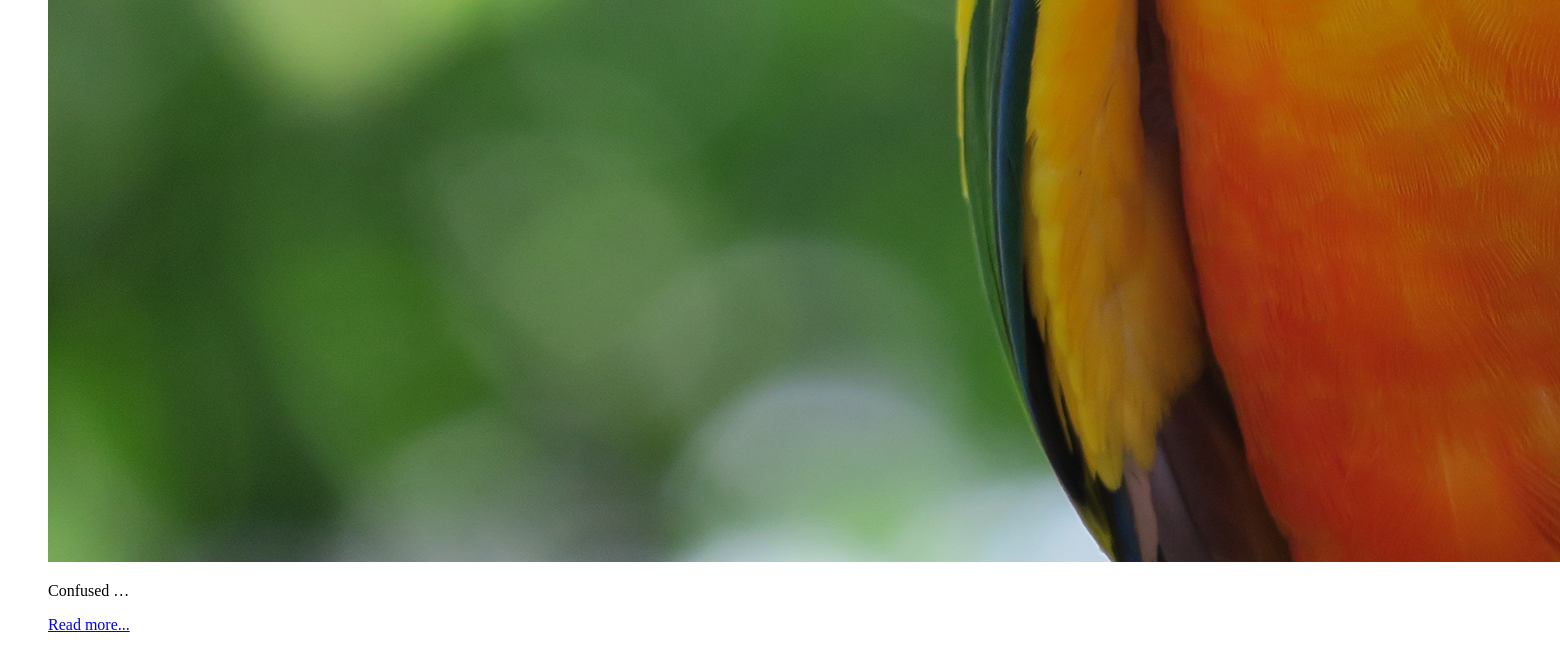
The page /event/ (lower part) on the database as committed earlier.
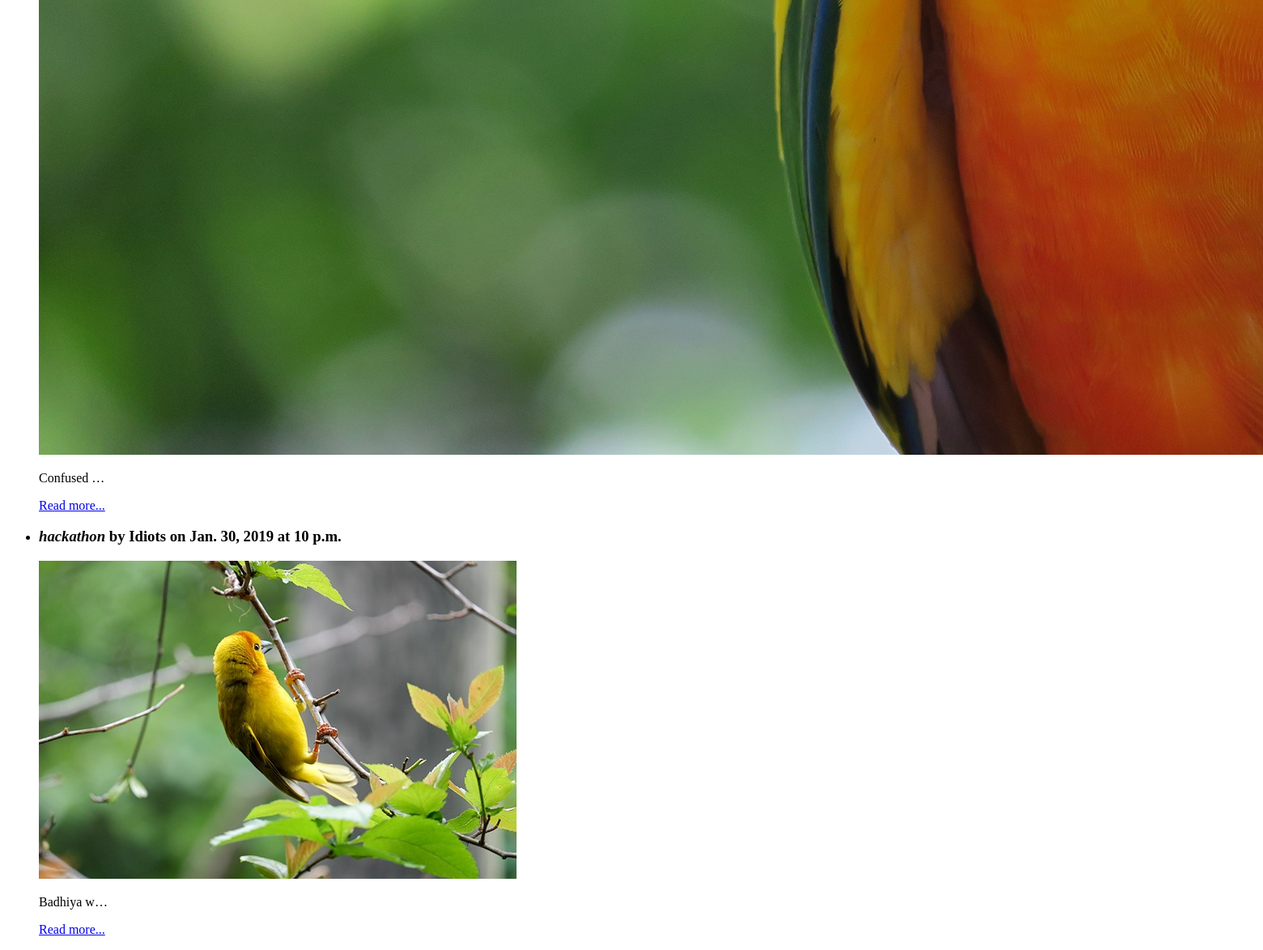
The same page on the database as committed later.
### event/models.py (models this page shows, shortened)
class Event(models.Model):
	user = models.ForeignKey(User,related_name='events',on_delete=models.CASCADE)
	organization_name = models.CharField(max_length = 150, blank=False)
	organization_logo = models.ImageField(upload_to='logo',blank=False)
	title = models.CharField(max_length = 150, default='New Event', blank=False)
	description = models.TextField(blank=False)
	start_date = models.DateField(blank=False)
	end_date = models.DateField(blank=True)
	start_time = models.TimeField(blank=False)
	end_time = models.TimeField(blank=True)
	venue = models.TextField(blank=False)
	link = models.URLField(blank=False)
	price = models.PositiveIntegerField(blank=True, default=0)
	event_image_1 = models.ImageField(upload_to='event_images',blank=False)
	event_image_2 = models.ImageField(upload_to='event_images',blank=True)
	event_image_3 = models.ImageField(upload_to='event_images',blank=True)
	event_image_4 = models.ImageField(upload_to='event_images',blank=True)
	contact_no = models.BigIntegerField(blank=False)
	contact_email = models.EmailField(blank=False)
	created_at = models.DateTimeField(auto_now=True)
	verified = models.BooleanField(default = False)
	class Meta():
		ordering = ['start_date']

### event/views.py (the view)
# urls.py: path('',views.EventList.as_view(),name='all'),
class EventList(generic.ListView):
    model = models.Event
    def get_queryset(self):
        queryset = super().get_queryset()
        return queryset.filter(end_date__gte =datetime.now().date(), verified__iexact = 1)

### event/templates/event/event_list.html (shortened to what this page needs)
{% extends "event/event_base.html" %}
{% block event_content %}
	<ul>
		{% for event in event_list %}
			<li>
	  			{% include "event/_event_list.html" %}
	  		</li>
		{% endfor %}
	</ul>
{% endblock %}

### event/templates/event/_event_list.html
<h3><em>{{ event.title }}</em> by {{event.organization_name}} on {{event.start_date}} at {{event.start_time}}</h3>
<img src="{{event.organization_logo.url}}">
<p>{{event.description|truncatechars:10}}</p>
	<a href="{% url  'event:single' username=event.user.username pk=event.pk %}">Read more...</a>
<br>

Rows that differ between the two databases and show on the page:
added Event: title "hackathon", organization_name "Idiots", start_date "Jan. 30, 2019", start_time "10 p.m.", organization_logo (picture), description "Badhiya w…"
